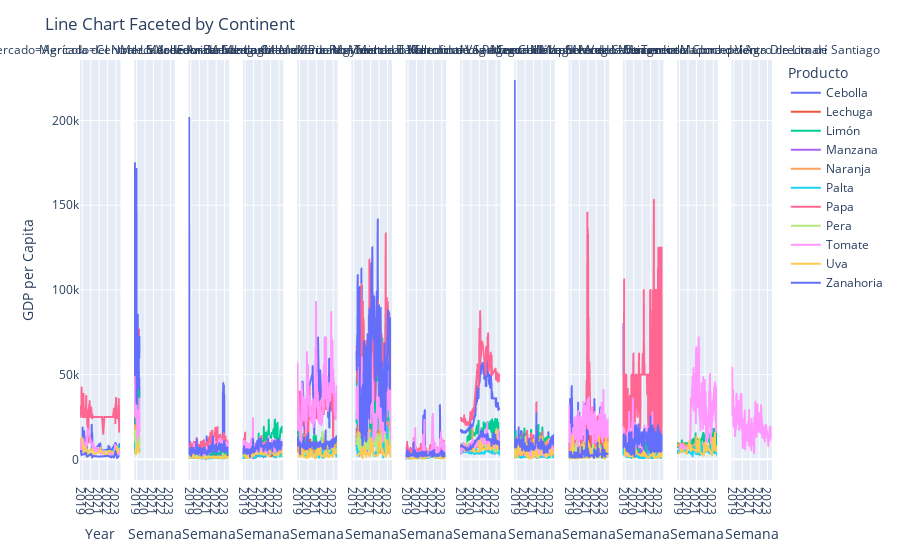

Notebook code cell kept with this figure:
### Code cell
line_chart = px.line(result, x='Week_Start_Date', y='Volumen_Unidad', color='Producto', line_group='Producto',
                     facet_col='Mercado', labels={'Week_Start_Date': 'Semana', 'Volumen_Unidad': 'Volumen'})
line_chart.update_layout(title='Line Chart Faceted by Continent', xaxis_title='Year', yaxis_title='GDP per Capita')
line_chart.show()
